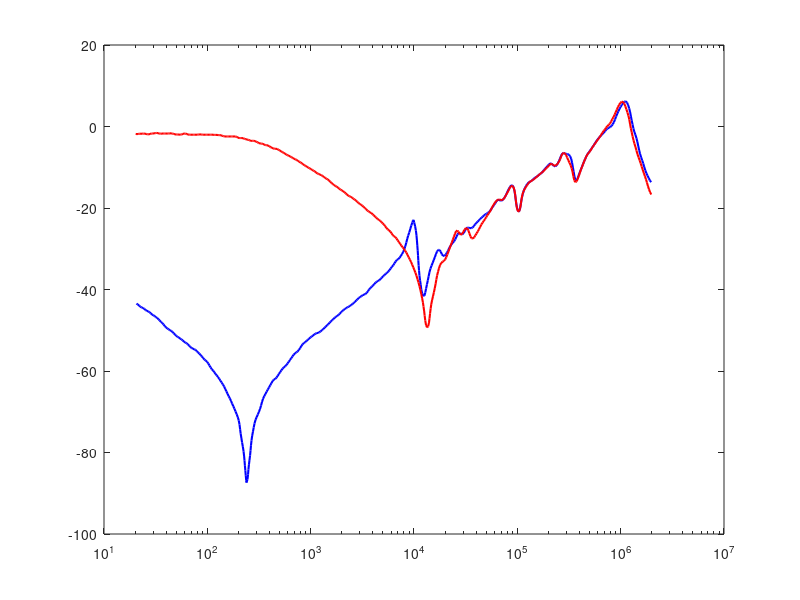
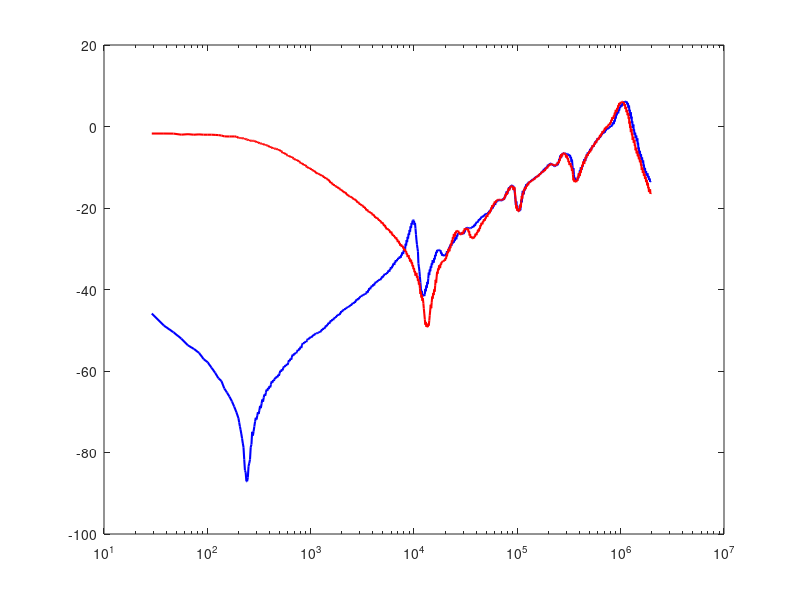

These figures' MATLAB source, in order: (Note: this script raises an error after producing the figures.)
clear all;
close all;
clc;
refdata=load('refdata.txt');
reff=refdata(:,1);
refmag=refdata(:,2);
crtdata=load('crtdata.txt');
crtf=crtdata(:,1);
crtmag=crtdata(:,2);
semilogx(reff,refmag,'-b','LineWidth',1.5);
hold on;
semilogx(crtf,crtmag,'r','LineWidth',1.5);
load('fix_f.mat');
finalrf=[];
finalcf=[];
finalr=[];
finalc=[];

for i=1: length(f);
    fixed_f=f(i);
    for j=1:length(reff)-1
        if reff(j)<fixed_f && reff(j+1)>fixed_f
            fixed_mag=refmag(j)-(refmag(j)-refmag(j+1))*(fixed_f-reff(j+1))/(reff(j)-reff(j+1));
            finalrf(i)=fixed_f;
            finalr(i)=fixed_mag;
        elseif reff(j)==fixed_f
            finalrf(i)=fixed_f;
            finalr(i)=refmag(j);
            
        end
    end
    for j=1:length(crtf)-1
        if crtf(j)<fixed_f && crtf(j+1)>fixed_f
            fixed_mag=crtmag(j)-(crtmag(j)-crtmag(j+1))*(fixed_f-crtf(j+1))/(crtf(j)-crtf(j+1));
            finalcf(i)=fixed_f;
            finalc(i)=fixed_mag;
        elseif crtf(j)==fixed_f
            finalcf(i)=fixed_f;
            finalc(i)=crtmag(j);
        end
    end
end

finaldata=[];
for i=1:length(finalrf)
    for j=1:length(finalcf)
        if finalrf(i)==finalcf(j)
            finaldata=[finaldata;finalrf(i) finalr(i) finalc(j)];
        end
    end
end

figure,semilogx(finaldata(:,1),finaldata(:,2),'-b','LineWidth',1.5);
hold on;
semilogx(finaldata(:,1),finaldata(:,3),'r','LineWidth',1.5);
save('data/changename.txt', 'finaldata','-ascii');
